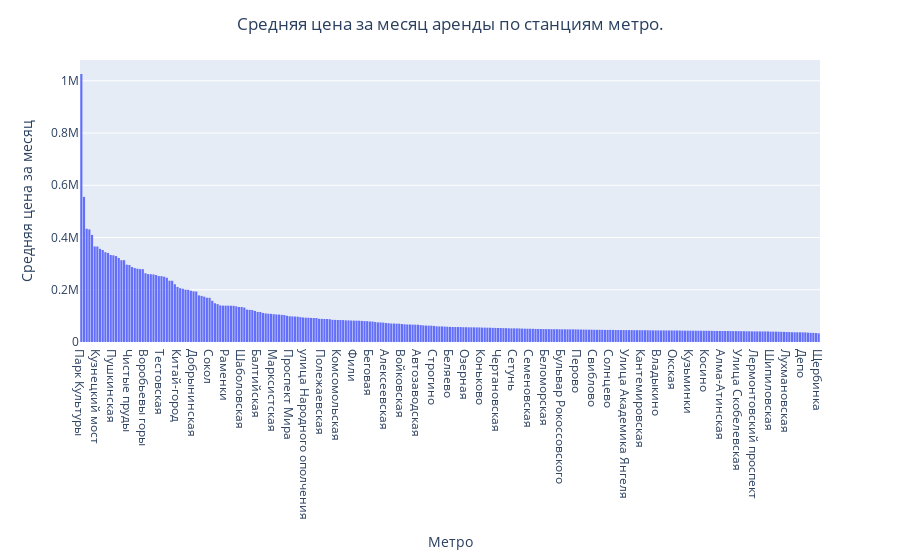

The cell this chart's notebook holds for it:
### Code cell
pattern = r"(\d+?)\.\d+.+За месяц"
moscow['Цена за месяц'] = moscow['Цена'].str.extract(pattern)
plot_1 = px.histogram(data_frame=moscow, x='Метро', y='Цена за месяц', histfunc='avg')
plot_1.update_xaxes(categoryorder="total descending")
plot_1.update_yaxes(title_text='Средняя цена за месяц')
plot_1.update_layout(title_text="Средняя цена за месяц аренды по станциям метро.", title_x=0.5)

plot_1

### Figure 1 — Plotly figure (JSON) as saved in the notebook; plotly's stock layout.template omitted (floating-point values rounded to 4 significant figures; data arrays with more than 128 entries replaced by an {"elided": "..."} marker saying what was removed)
{"data": [{"alignmentgroup": "True", "bingroup": "x", "histfunc": "avg", "hovertemplate": "Метро=%{x}<br>avg of Цена за месяц=%{y}<extra></extra>", "legendgroup": "", "marker": {"color": "#636efa", "pattern": {"shape": ""}}, "name": "", "offsetgroup": "", "orientation": "v", "showlegend": false, "type": "histogram", "x": {"elided": "19737 str values"}, "xaxis": "x", "y": {"elided": "19737 str values"}, "yaxis": "y"}], "layout": {"barmode": "relative", "legend": {"tracegroupgap": 0}, "margin": {"t": 60}, "title": {"text": "Средняя цена за месяц аренды по станциям метро.", "x": 0.5}, "xaxis": {"anchor": "y", "categoryorder": "total descending", "domain": [0, 1], "title": {"text": "Метро"}}, "yaxis": {"anchor": "x", "domain": [0, 1], "title": {"text": "Средняя цена за месяц"}}}}
